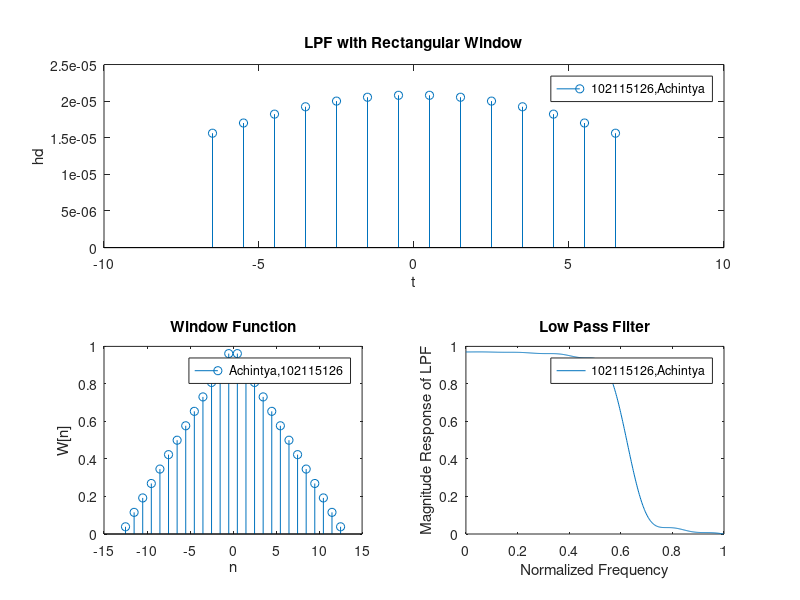

Reproduce this figure in MATLAB.
%RECTANGULAR
fp=1500;
tw=500;
fsample=8000;
tw=tw/fsample;
fc=fp+tw/2;
N=floor(0.9/tw);
h=ones(1,N);
hd=ones(1,N);
for i=1:N
 a(i)=(-(N-1)/2-1)+i;
end
rectangular=ones(1,N);
for i=1:N
 wc=2*pi*fc;
 h(i)=sin(a(i)*wc)/(a(i)*wc);
 hd(i)=h(i)*rectangular(i);
end
subplot(2,1,1);
stem(a,hd);
title('LPF with Rectangular Window');
legend('102115126,Achintya')
xlabel('t');
ylabel('hd');
[X2,w2]=freqz(hd,1,1024);
X2max=max(abs(X2));
subplot(2,1,2);
plot(w2/pi,20*log10(abs(X2)/X2max));
title('LPF with Rectangular Window Freq Response');
legend('102115126,Achintya')
xlabel('f');
ylabel('hd');


%% 

% Using Triangular Window
clc;
clear all;
wp=0.5*pi;
ws=0.75*pi;
tr_width=abs(ws-wp);
wc=(wp+ws)/2;
M=ceil(6.1*pi/tr_width)+1;
w_n=(triang(M));
n=-(M-1)/2:(M-1)/2;
fc=wc/(2*pi);
hd=2*fc*(sinc(2*fc*n));
h=hd.*w_n';
[HW,WW]=freqz(h,1);
subplot(2,2,3);
stem(n,w_n);
xlabel('n');
ylabel('W[n]');
title('Window Function');
legend('Achintya,102115126')
subplot(2,2,4);
plot(WW./pi,abs(HW));
xlabel('Normalized Frequency');
ylabel('Magnitude Response of LPF');
title('Low Pass Filter'); 
legend('102115126,Achintya')